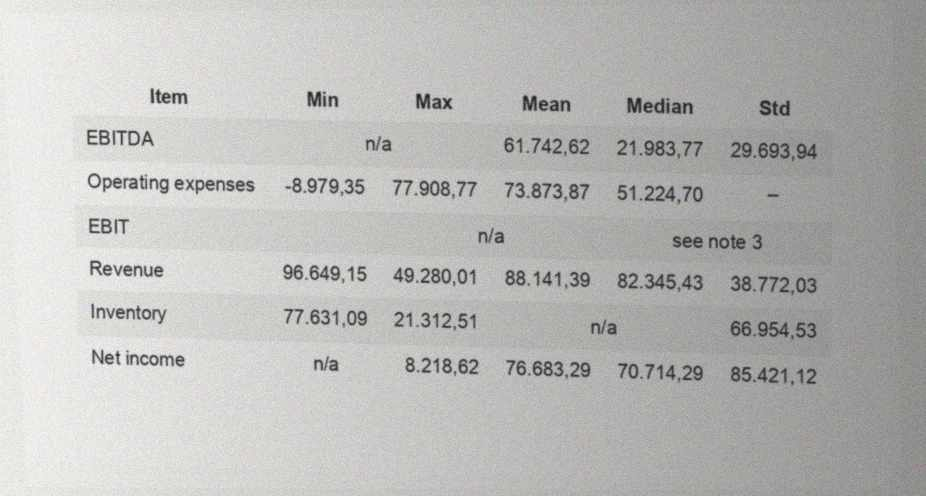
#> input picture challenge/collapsed_header_cases/val96_table_050.jpg, 926 x 496 px
$ python -i preprocess.py   (imports and definitions only)
#> lines starting #> are read from the running program, lines starting #| are printed output that depends on the picture; after the words box and inside, x2 and y2 are one past the last pixel; in counts of white or black regions, pixels touching at a corner belong together
### tablesalt/structure.py
"""Step 3 - structure: text blobs, text rows, column bounds.

The generator writes every cell on one line, keeps >= 28 px between cells and ~6 px between
words.  A horizontal dilation of ~0.85 h therefore turns each cell's text into exactly one
connected *blob*.  Rows are clusters of blob y-centres; columns are the empty vertical gaps
in the body rows.  Works the same for grid, hlines and borderless once rules are removed.
"""

from __future__ import annotations

import itertools

import cv2
import numpy as np

from . import style as style_mod
from .config import CFG, Config
from .types import Blob, Grid, Layout

# ----------------------------------------------------------------------------
# text height and rules
# ----------------------------------------------------------------------------


def text_height(binary: np.ndarray) -> float:
    """Median height of character-sized components (~cap height of the body font)."""
    _n, _, stats, _ = cv2.connectedComponentsWithStats(binary, connectivity=8)
    hs = stats[1:, cv2.CC_STAT_HEIGHT]
    ws = stats[1:, cv2.CC_STAT_WIDTH]
    keep = (hs >= 8) & (hs <= 60) & (ws <= 3 * hs)
    if keep.sum() < 5:
        return 14.0
    return float(np.median(hs[keep]))


def line_masks(binary: np.ndarray, h: float, cfg: Config = CFG) -> tuple[np.ndarray, np.ndarray]:
    """Long horizontal / vertical rules as two masks (255 = rule)."""
    hl = max(25, int(cfg.hline_len * h))
    vl = max(22, int(cfg.vline_len * h))
    # fill single-pixel holes across the rule (T3 specks) without joining letters sideways
    hb = cv2.dilate(binary, cv2.getStructuringElement(cv2.MORPH_RECT, (1, 3)))
    hmask = cv2.morphologyEx(hb, cv2.MORPH_OPEN, cv2.getStructuringElement(cv2.MORPH_RECT, (hl, 1)))
    vb = cv2.dilate(binary, cv2.getStructuringElement(cv2.MORPH_RECT, (3, 1)))
    vmask = cv2.morphologyEx(vb, cv2.MORPH_OPEN, cv2.getStructuringElement(cv2.MORPH_RECT, (1, vl)))
    # Horizontal rules span (almost) the whole table; blurred words can form long runs too,
    # so a rule must be >= hrule_min_len*h AND >= half the longest rule.
    hmask = _keep_long(hmask, axis=1, min_len=1.3 * hl, abs_min=cfg.hrule_min_len * h, rel_min=0.5)
    vmask = _keep_long(vmask, axis=0, min_len=1.2 * vl)
    return hmask, vmask


def _keep_long(
    mask: np.ndarray, axis: int, min_len: float, abs_min: float = 0.0, rel_min: float = 0.0
) -> np.ndarray:
    n, lab, stats, _ = cv2.connectedComponentsWithStats(mask, connectivity=8)
    out = np.zeros_like(mask)
    if n <= 1:
        return out
    key = cv2.CC_STAT_WIDTH if axis == 1 else cv2.CC_STAT_HEIGHT
    lengths = stats[1:, key]
    longest = float(lengths.max())
    if longest < abs_min:
        return out
    thr = max(min_len, rel_min * longest)
    keep = np.zeros(n, bool)
    keep[1:] = lengths >= thr
    out[keep[lab]] = 255
    return out


def remove_lines(binary: np.ndarray, hmask: np.ndarray, vmask: np.ndarray) -> np.ndarray:
    """Remove detected horizontal and vertical rules from the binary image."""
    rules = cv2.dilate(cv2.bitwise_or(hmask, vmask), np.ones((3, 3), np.uint8))
    return cv2.bitwise_and(binary, cv2.bitwise_not(rules))


# ----------------------------------------------------------------------------
# blobs and rows
# ----------------------------------------------------------------------------


def find_blobs(text: np.ndarray, h: float, cfg: Config = CFG) -> list[Blob]:
    """Join characters of one cell into a blob; drop specks."""
    kx = max(3, round(cfg.blob_join_x * h))
    joined = cv2.dilate(text, cv2.getStructuringElement(cv2.MORPH_RECT, (kx, cfg.blob_join_y)))
    n, lab, stats, _ = cv2.connectedComponentsWithStats(joined, connectivity=8)
    blobs: list[Blob] = []
    for i in range(1, n):
        x, y, w, hh, _ = stats[i]
        sub = text[y : y + hh, x : x + w] & (lab[y : y + hh, x : x + w] == i).astype(np.uint8) * 255
        ink = int(np.count_nonzero(sub))
        if ink < cfg.blob_min_ink:
            continue
        ys, xs = np.nonzero(sub)
        bx0, bx1 = x + int(xs.min()), x + int(xs.max()) + 1
        by0, by1 = y + int(ys.min()), y + int(ys.max()) + 1
        bw, bh = bx1 - bx0, by1 - by0
        if bw < cfg.blob_min_width * h and bh < 0.6 * h:
            continue  # speck cluster, not a dash or a character
        if bh > 2.5 * h:  # leftover rule fragment or picture junk
            continue
        blob = Blob(bx0, by0, bx1, by1, ink)
        blob.lead_dash = _has_leading_minus(sub[by0 - y : by1 - y, bx0 - x : bx1 - x], h)
        blobs.append(blob)
    return blobs


def _has_leading_minus(sub: np.ndarray, h: float) -> bool:
    """Left-most glyph is a short flat bar at mid height, followed by more glyphs."""
    n, _, stats, _ = cv2.connectedComponentsWithStats(sub, connectivity=8)
    if n < 3:
        return False
    comps = sorted(
        (stats[i] for i in range(1, n) if stats[i, cv2.CC_STAT_AREA] > 3),
        key=lambda s: s[cv2.CC_STAT_LEFT],
    )
    if len(comps) < 2:
        return False
    x, y, w, hh, _ = comps[0]
    nxt = comps[1]
    bh = sub.shape[0]
    cy = (y + hh / 2) / max(bh, 1)
    return (
        hh <= 0.35 * h
        and 0.3 * h <= w <= 0.9 * h
        and 0.3 <= cy <= 0.8
        and nxt[cv2.CC_STAT_HEIGHT] >= 0.6 * h
        and nxt[cv2.CC_STAT_LEFT] > x + w - 1
    )


def cluster_rows(blobs: list[Blob], h: float, cfg: Config = CFG) -> list[list[int]]:
    """Group blob indices into text rows by y-centre gaps."""
    if not blobs:
        return []
    order = sorted(range(len(blobs)), key=lambda i: blobs[i].cy)
    rows: list[list[int]] = [[order[0]]]
    last = blobs[order[0]].cy
    for i in order[1:]:
        cy = blobs[i].cy
        if cy - last > cfg.row_split * h:
            rows.append([i])
        else:
            rows[-1].append(i)
        last = cy
    return [sorted(r, key=lambda i: blobs[i].x0) for r in rows]


def row_center(blobs: list[Blob], row: list[int]) -> float:
    """Median y-centre of the blobs in a row."""
    return float(np.median([blobs[i].cy for i in row]))


# ----------------------------------------------------------------------------
# rs=2 stub detection
# ----------------------------------------------------------------------------


# [231 lines left out: functions find_stub_row, column_gaps, right_edge_columns, bounds_from_edges, column_bounds, analyze and 2 more, not called in this run]

### tablesalt/types.py
"""Small data containers passed between the pipeline steps."""

from __future__ import annotations

from dataclasses import dataclass, field

import numpy as np


@dataclass
class Blob:
    """One connected text region in the rectified image, normally one cell's text."""

    x0: int
    y0: int
    x1: int  # exclusive
    y1: int  # exclusive
    ink: int  # number of ink pixels
    text: str = ""
    conf: float = -1.0
    lead_dash: bool = False  # left-most glyph is a flat mid-height bar (minus sign)

    @property
    def cx(self) -> float:
        return (self.x0 + self.x1) / 2

    @property
    def cy(self) -> float:
        return (self.y0 + self.y1) / 2

    @property
    def w(self) -> int:
        return self.x1 - self.x0

    @property
    def h(self) -> int:
        return self.y1 - self.y0


@dataclass
class Prepared:
    """Output of preprocess: rectified grayscale + binary ink mask."""

    gray: np.ndarray  # uint8, illumination-normalized, rectified
    binary: np.ndarray  # uint8 0/255, 255 = ink, rectified, despeckled
    angle: float = 0.0  # deskew angle applied (deg)
    homography: bool = False  # True if a perspective correction was applied


@dataclass
class Grid:
    """Logical grid in rectified pixel coordinates."""

    row_bounds: list[float]  # len n_rows + 1
    col_bounds: list[float]  # len n_cols + 1
    row_centers: list[float]

    @property
    def n_rows(self) -> int:
        return len(self.row_bounds) - 1

    @property
    def n_cols(self) -> int:
        return len(self.col_bounds) - 1


@dataclass
class Layout:
    """Everything structure.py found: blobs grouped into rows, plus the grid."""

    h: float  # median text height (px)
    blobs: list[Blob]
    rows: list[list[int]]  # blob indices per text row, top to bottom
    grid: Grid
    hline_mask: np.ndarray
    vline_mask: np.ndarray
    stub_row: int | None = None  # index into rows of a mid-way rs=2 stub
    extra: dict = field(default_factory=dict)


@dataclass
class Cell:
    """One logical table cell with its position, spans and source blobs."""

    text: str
    r: int
    c: int
    rs: int = 1
    cs: int = 1
    blobs: list[int] = field(default_factory=list)
    header: bool = False
    neg_hint: bool = False  # geometry saw a leading minus

    def to_json(self) -> dict:
        return {"text": self.text, "r": self.r, "c": self.c, "rs": self.rs, "cs": self.cs}

### tablesalt/preprocess.py
"""Step 1 - preprocess: illumination, binarization, deskew, perspective.

1. Divide by an estimated background (morphological closing) -> shadows (T2) and the
   grey header / zebra fills disappear, bleed-through (T3) gets lighter.
2. Otsu threshold (clamped) -> ink mask; tiny specks removed.
3. Deskew: projection-profile search (rows of text give sharp peaks at the right angle).
4. Perspective: the generator left-aligns row labels and right-aligns numbers, so the left
   and right text edges are straight lines in the original table, as are the first and the
   last text row.  Their four intersections give a homography to a rectangle - for all three
   styles, with or without rules.
"""

from __future__ import annotations

import cv2
import numpy as np

from . import structure as st
from .config import CFG, Config
from .types import Prepared

WHITE = 255


def normalize_illumination(gray: np.ndarray, cfg: Config = CFG) -> np.ndarray:
    """Divide out the estimated background so shadows and fills fade."""
    k = cv2.getStructuringElement(cv2.MORPH_RECT, (cfg.bg_kernel, cfg.bg_kernel))
    bg = cv2.morphologyEx(gray, cv2.MORPH_CLOSE, k)
    bg = cv2.blur(bg, (cfg.bg_kernel, cfg.bg_kernel))
    bg = np.maximum(bg.astype(np.float32), 1.0)
    norm = gray.astype(np.float32) / bg * 255.0
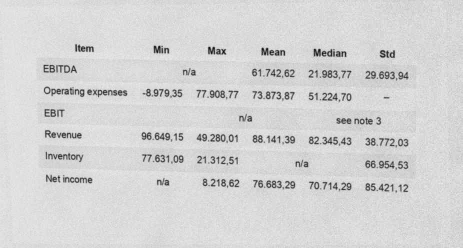
#> norm: shape (496, 926) float32 (shown at 1/2 size); min 31.53, max 278.3, mean 237.2; drawn with min black and max white
    return np.clip(norm, 0, 255).astype(np.uint8)
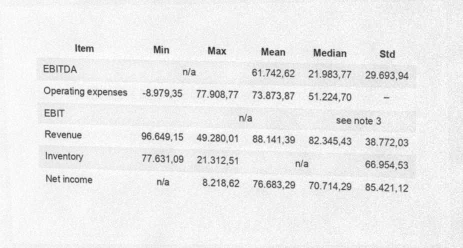
#> returned value: shape (496, 926) (shown at 1/2 size); min 31, max 255, mean 236.7


def binarize(norm: np.ndarray, cfg: Config = CFG) -> np.ndarray:
    """Otsu-threshold a normalized image (clamped) into a despeckled ink mask."""
    blur = cv2.GaussianBlur(norm, (3, 3), 0)
    t, _ = cv2.threshold(blur, 0, 255, cv2.THRESH_BINARY_INV + cv2.THRESH_OTSU)
#> t = 194
    t = float(np.clip(t, cfg.bin_thresh_min, cfg.bin_thresh_max))
    binary = np.where(blur < t, 255, 0).astype(np.uint8)
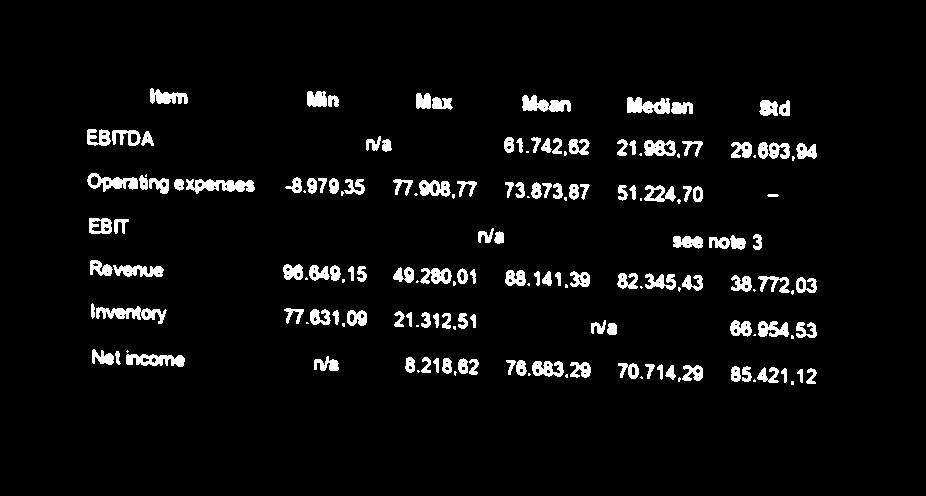
#> binary: shape (496, 926); 4.9% white; 167 white regions (40 under 20 px), largest, box (x1, y1, x2, y2) and area: (186, 179, 255, 194) 626, (96, 306, 167, 324) 590, (522, 95, 571, 112) 527
    return despeckle(binary, cfg.speck_area)


def despeckle(binary: np.ndarray, max_area: int) -> np.ndarray:
    """Remove connected components no larger than max_area pixels."""
#> called with max_area = 5
    _n, lab, stats, _ = cv2.connectedComponentsWithStats(binary, connectivity=8)
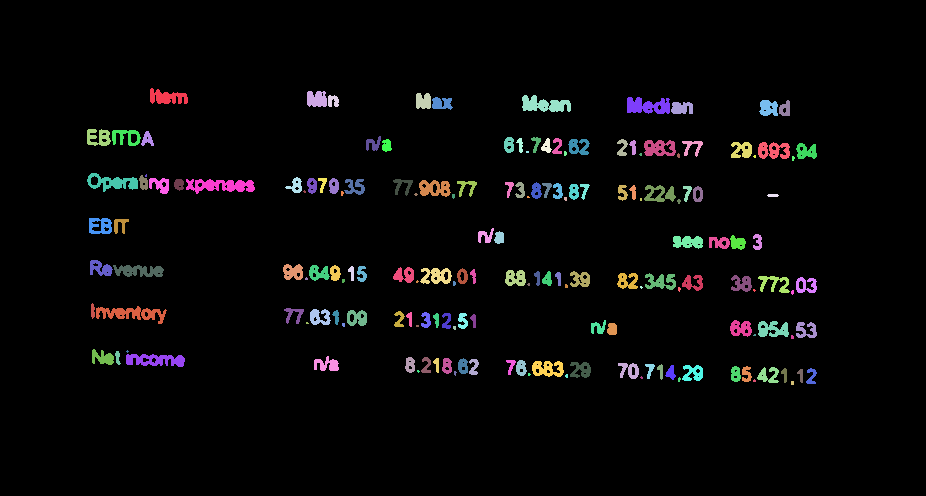
#> lab: shape (496, 926) int32; 168 distinct labels, from 0 to 167; one colour per label, 0 black
#> stats = 168 rows, first 6: [0, 0, 926, 496, 436980], [150, 88, 38, 16, 385], [307, 91, 20, 16, 277], [416, 93, 15, 16, 211], [328, 95, 11, 12, 100], [522, 95, 49, 17, 527]
    small = stats[:, cv2.CC_STAT_AREA] <= max_area
    small[0] = False
    out = binary.copy()
    out[small[lab]] = 0
    return out


# ----------------------------------------------------------------------------
# deskew
# ----------------------------------------------------------------------------


def _profile_score(small: np.ndarray, angle: float) -> float:
    hh, ww = small.shape
    m = cv2.getRotationMatrix2D((ww / 2, hh / 2), angle, 1.0)
    rot = cv2.warpAffine(small, m, (ww, hh), flags=cv2.INTER_NEAREST, borderValue=0)
    prof = rot.sum(axis=1, dtype=np.float64)
    return float(np.var(prof))


def estimate_skew(binary: np.ndarray, cfg: Config = CFG) -> float:
    """Angle (deg, OpenCV convention) that makes text rows horizontal."""
    scale = 0.5
    small = cv2.resize(binary, None, fx=scale, fy=scale, interpolation=cv2.INTER_AREA)
    small = (small > 64).astype(np.uint8)
#> small: shape (248, 463); values 0 (black) and 1 (white), 5.5% white; 126 white regions (37 under 20 px), largest, box (x1, y1, x2, y2) and area: (43, 86, 85, 97) 218, (313, 48, 347, 57) 207, (45, 152, 83, 162) 182
    best, best_s = 0.0, -1.0
    a = -cfg.deskew_max_deg
    while a <= cfg.deskew_max_deg + 1e-9:
        s = _profile_score(small, a)
        if s > best_s:
            best, best_s = a, s
        a += cfg.deskew_coarse_step
#> this loop made 41 passes
#> (s, best, best_s) on passes 1 to 8: (514.8, -5, 514.8), (537.8, -4.75, 537.8), (553.1, -4.5, 553.1), (571.4, -4.25, 571.4), (591.7, -4, 591.7), (612.1, -3.75, 612.1), (636.4, -3.5, 636.4), (656.7, -3.25, 656.7)
#> pass 1, in _profile_score, `rot = cv2.warpAffine(small, m, (ww, hh), flags=cv2.INTER_NEAREST, bord..`:
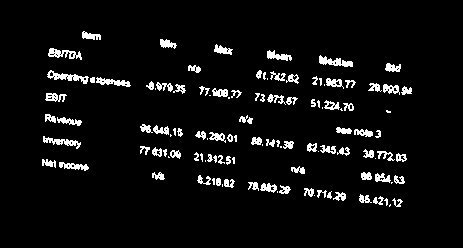
#> rot: shape (248, 463); values 0 (black) and 1 (white), 5.5% white in thin lines or dots, all inside (x1, y1, x2, y2) = (42, 31, 412, 207)
#> after the loop, a = 5.25; best = 1.25; best_s = 2424.3
    lo, hi = best - cfg.deskew_coarse_step, best + cfg.deskew_coarse_step
#> lo = 1; hi = 1.5
    a = lo
#> a = 1
    while a <= hi + 1e-9:
        s = _profile_score(small, a)
        if s > best_s:
            best, best_s = a, s
        a += cfg.deskew_fine_step
#> this loop made 11 passes
#> (m in _profile_score, s, a) on passes 1 to 8: ([[1, 0.0175, -2.13], [-0.0175, 1, 4.06]], 2328, 1.05), ([[1, 0.0183, -2.23], [-0.0183, 1, 4.26]], 2357.6, 1.1), ([[1, 0.0192, -2.34], [-0.0192, 1, 4.47]], 2386, 1.15), ([[1, 0.0201, -2.44], [-0.0201, 1, 4.67]], 2397.8, 1.2), ([[1, 0.0209, -2.55], [-0.0209, 1, 4.88]], 2417.2, 1.25), ([[1, 0.0218, -2.65], [-0.0218, 1, 5.08]], 2424.3, 1.3), ([[1, 0.0227, -2.75], [-0.0227, 1, 5.28]], 2418.5, 1.35), ([[1, 0.0236, -2.86], [-0.0236, 1, 5.49]], 2410.2, 1.4)
#> pass 1, in _profile_score (call 42), `rot = cv2.warpAffine(small, m, (ww, hh), flags=cv2.INTER_NEAREST, bord..`:
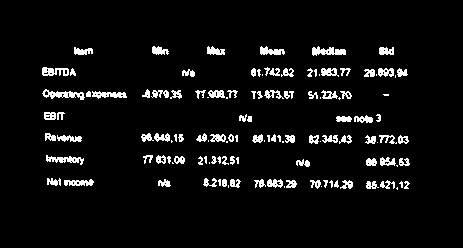
#> rot: shape (248, 463); values 0 (black) and 1 (white), 5.5% white in thin lines or dots, all inside (x1, y1, x2, y2) = (42, 46, 410, 190)
#> pass 3, in _profile_score (call 44), `rot = cv2.warpAffine(small, m, (ww, hh), flags=cv2.INTER_NEAREST, bord..`:
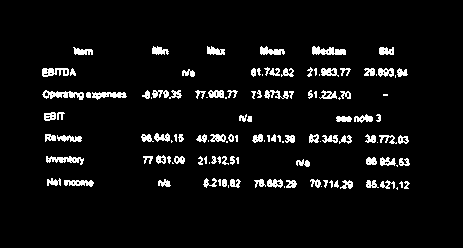
#> rot: shape (248, 463); values 0 (black) and 1 (white), 5.5% white in thin lines or dots, all inside (x1, y1, x2, y2) = (42, 46, 410, 190)
#> after the loop, a = 1.55; best = 1.25; best_s = 2424.3
    return round(best, 3)


def rotation_matrix(shape: tuple[int, int], angle: float) -> tuple[np.ndarray, tuple[int, int]]:
    """3x3 rotation about the centre with canvas expansion (no clipping)."""
    hh, ww = shape
    m = cv2.getRotationMatrix2D((ww / 2, hh / 2), angle, 1.0)
    cos, sin = abs(m[0, 0]), abs(m[0, 1])
    nw, nh = int(hh * sin + ww * cos + 0.5), int(hh * cos + ww * sin + 0.5)
    m[0, 2] += nw / 2 - ww / 2
    m[1, 2] += nh / 2 - hh / 2
    return np.vstack([m, [0, 0, 1]]), (nw, nh)


# ----------------------------------------------------------------------------
# perspective from text geometry
# ----------------------------------------------------------------------------


def _robust_line(u: np.ndarray, v: np.ndarray, tol: float, min_inliers: int):
    """Fit v = a*u + b robustly (all point pairs as RANSAC hypotheses). None if weak."""
    n = len(u)
    if n < 2:
        return None
    best_in = None
    for i in range(n):
        for j in range(i + 1, n):
            if abs(u[j] - u[i]) < 1e-6:
                continue
            a = (v[j] - v[i]) / (u[j] - u[i])
            b = v[i] - a * u[i]
            inl = np.abs(v - (a * u + b)) <= tol
            if best_in is None or inl.sum() > best_in.sum():
                best_in = inl
    if best_in is None or best_in.sum() < min_inliers:
        return None
    a, b = np.polyfit(u[best_in], v[best_in], 1)
    return float(a), float(b)


def _aligned_right_edge(blobs, rows, tol: float, need: int):
    """Right-most straight line x = a*y + b that many rows' blobs end on (right-aligned
    numbers of one column).  Any column will do for the homography; the right-most one
    conditions it best.  None if no edge has `need` supporting rows."""
    pts = [(st.row_center(blobs, r), blobs[i].x1, k) for k, r in enumerate(rows) for i in r[1:]]
    if len(pts) < 2:
        return None
    y = np.array([p[0] for p in pts])
    x = np.array([p[1] for p in pts], float)
    rid = np.array([p[2] for p in pts])
    n_rows = len(rows)
    best = None  # ((support, mean x), inlier mask)
    for i in range(len(pts)):
        for j in range(i + 1, len(pts)):
            if abs(rid[j] - rid[i]) < max(2, n_rows // 3):
                continue
            a = (x[j] - x[i]) / (y[j] - y[i])
            if abs(a) > 0.15:  # > ~8.5 deg off vertical: not an edge
                continue
            b = x[i] - a * y[i]
            inl = np.abs(x - (a * y + b)) <= tol
            support = len(set(rid[inl].tolist()))
            if support < need:
                continue
            key = (support, float(x[inl].mean()))
            if best is None or key > best[0]:
                best = (key, inl)
    if best is None:
        return None
    inl = best[1]
    a, b = np.polyfit(y[inl], x[inl], 1)
    return float(a), float(b)


def text_quad(binary: np.ndarray, cfg: Config = CFG):
    """Source quadrilateral (TL, TR, BR, BL) of the table text, or None."""
    h = st.text_height(binary)
    hm, vm = st.line_masks(binary, h, cfg)
    text = st.remove_lines(binary, hm, vm)
    blobs = st.find_blobs(text, h, cfg)
    rows = st.cluster_rows(blobs, h, cfg)
    rows = [r for r in rows if len(r) >= 2]
    if len(rows) < cfg.rectify_min_rows:
        return None
    tol = cfg.rectify_inlier_px * h
    # header rows are centred, never left/right-aligned: keep them out of the edge fits
    body = rows[2:] if len(rows) >= cfg.rectify_min_rows + 2 else rows
    ys = np.array([st.row_center(blobs, r) for r in body])
    lx = np.array([blobs[r[0]].x0 for r in body], float)
    need = max(4, len(body) // 2)
    left = _robust_line(ys, lx, tol, need)
    right = _aligned_right_edge(blobs, body, tol, need)
    full = [r for r in rows if len(r) >= 3] or rows
    top = _robust_line(
        np.array([blobs[i].cx for i in full[0]]), np.array([blobs[i].cy for i in full[0]]), tol, 2
    )
    bot = _robust_line(
        np.array([blobs[i].cx for i in full[-1]]), np.array([blobs[i].cy for i in full[-1]]), tol, 2
    )
    if None in (left, right, top, bot):
        return None

    def cross(hline, vline):  # y = a x + b  and  x = c y + d
        a, b = hline
        c, d = vline
        y = (a * d + b) / (1 - a * c)
        return np.array([c * y + d, y])

    quad = np.array(
        [cross(top, left), cross(top, right), cross(bot, right), cross(bot, left)], np.float32
    )
    return quad, h


def rectify_homography(binary: np.ndarray, cfg: Config = CFG):
    """3x3 homography (and output size) that maps the text quad to a rectangle, or None."""
    res = text_quad(binary, cfg)
    if res is None:
        return None
    quad, h = res
    tl, tr, br, bl = quad
    wd = (np.linalg.norm(tr - tl) + np.linalg.norm(br - bl)) / 2
    hd = (np.linalg.norm(bl - tl) + np.linalg.norm(br - tr)) / 2
    if wd < 5 * h or hd < 3 * h:
        return None
    # sanity: a mild distortion only (generator: <= 6 % corner jitter)
    for p, q in ((tr - tl, br - bl), (bl - tl, br - tr)):
        ang = np.degrees(np.arctan2(p[1], p[0]) - np.arctan2(q[1], q[0]))
        if abs((ang + 180) % 360 - 180) > 12:
            return None
    dst = np.array([tl, np.add(tl, [wd, 0]), np.add(tl, [wd, hd]), np.add(tl, [0, hd])], np.float32)
    H = cv2.getPerspectiveTransform(quad, dst)
    return H


def _fit_canvas(M: np.ndarray, shape: tuple[int, int]):
    """Shift M so the whole warped image lands on a canvas starting at (0, 0)."""
    hh, ww = shape
    corners = np.array([[0, 0], [ww, 0], [ww, hh], [0, hh]], np.float32).reshape(-1, 1, 2)
    wc = cv2.perspectiveTransform(corners, M).reshape(-1, 2)
    x0, y0 = wc.min(axis=0)
    x1, y1 = wc.max(axis=0)
    if x1 - x0 > 3 * ww or y1 - y0 > 3 * hh:
        return None
    T = np.array([[1, 0, -x0], [0, 1, -y0], [0, 0, 1]], np.float64)
    return T @ M, (int(np.ceil(x1 - x0)), int(np.ceil(y1 - y0)))


def prepare(gray: np.ndarray, cfg: Config = CFG) -> Prepared:
    """Raw grayscale -> rectified, normalized gray + binary."""
    norm = normalize_illumination(gray, cfg)
    binary = binarize(norm, cfg)
    angle = estimate_skew(binary, cfg)
#> angle = 1.25
#> (the rest of the program and of its run is left out)
